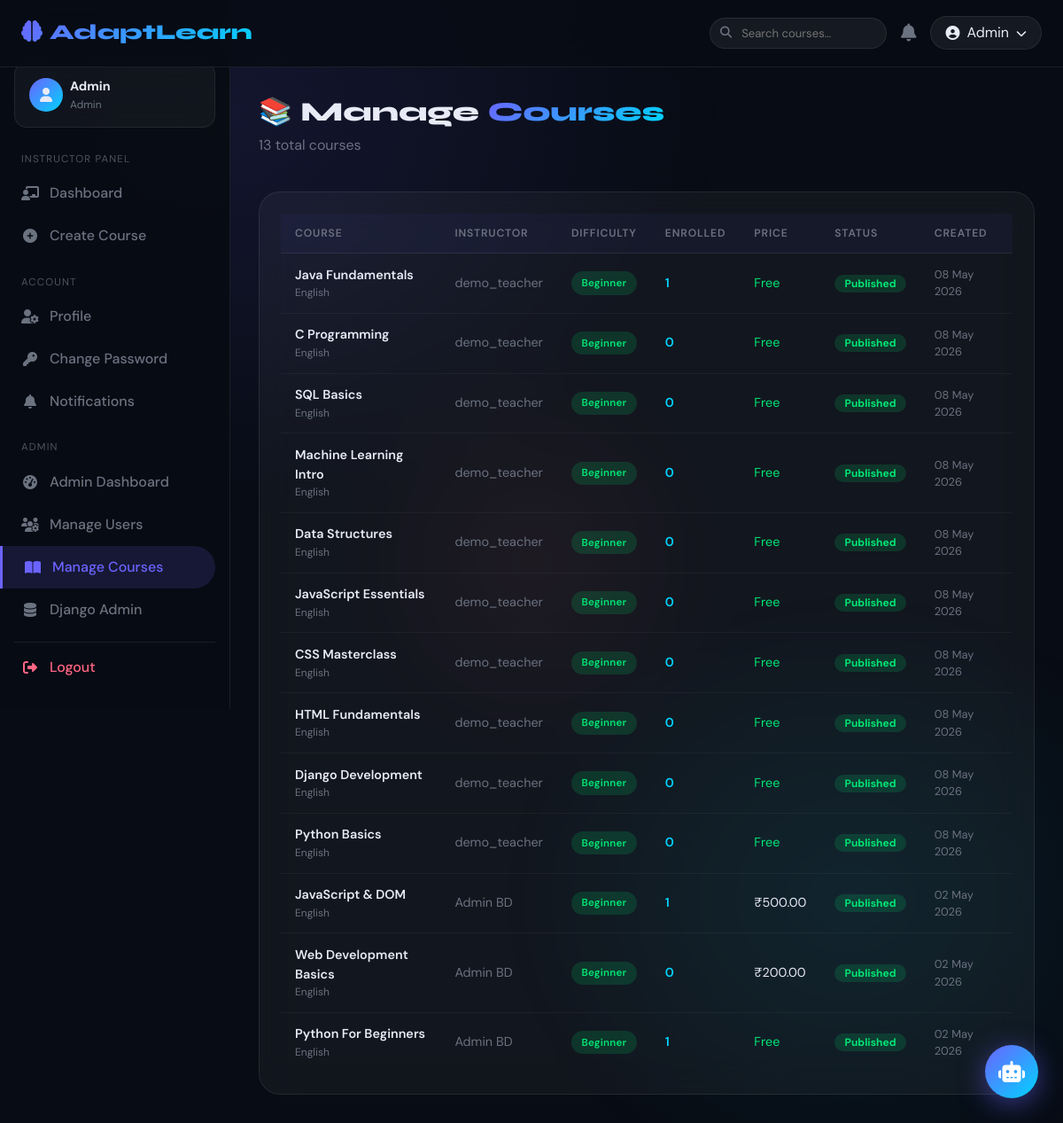
/admin-panel/courses/ (signed in), run on an earlier commit of the app's database.
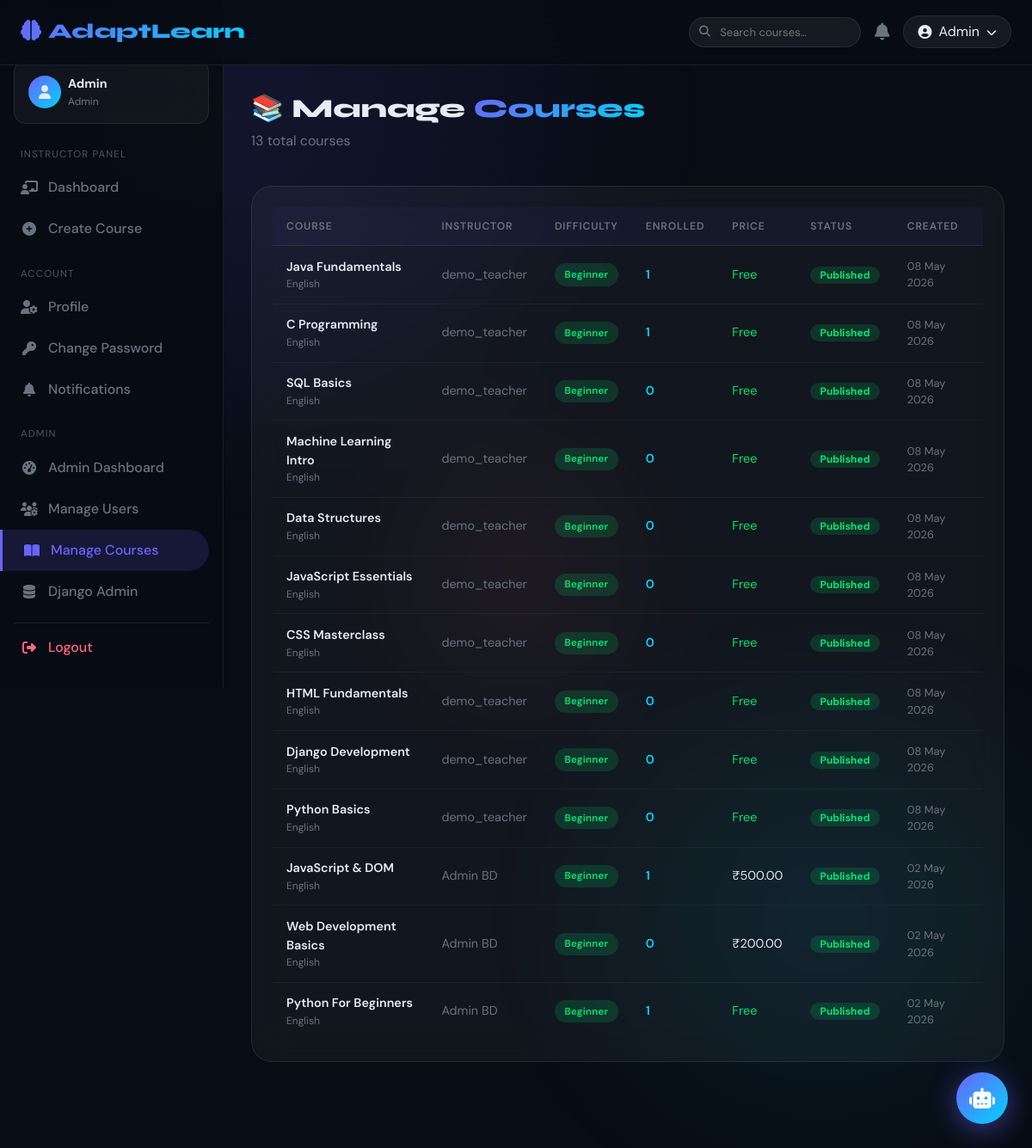
And on a later commit of the database.
### learning/models.py (models this page shows, shortened)
class Course(models.Model):
    DIFFICULTY = [('beginner','Beginner'),('intermediate','Intermediate'),('advanced','Advanced')]
    STATUS     = [('draft','Draft'),('published','Published'),('archived','Archived')]
    title        = models.CharField(max_length=200)
    slug         = models.SlugField(unique=True)
    description  = models.TextField()
    instructor   = models.ForeignKey(User, on_delete=models.CASCADE, related_name='courses_taught')
    thumbnail    = models.ImageField(upload_to='course_thumbnails/', null=True, blank=True)
    difficulty   = models.CharField(max_length=20, choices=DIFFICULTY, default='beginner')
    status       = models.CharField(max_length=20, choices=STATUS, default='draft')
    price        = models.DecimalField(max_digits=8, decimal_places=2, default=0.00)
    is_free      = models.BooleanField(default=False)
    tags         = models.CharField(max_length=300, blank=True)
    duration_hrs = models.FloatField(default=0)
    language     = models.CharField(max_length=50, default='English')
    rating       = models.FloatField(default=0.0)
    total_enrolled = models.IntegerField(default=0)
    created_at   = models.DateTimeField(auto_now_add=True)
    updated_at   = models.DateTimeField(auto_now=True)
    class Meta:
        ordering = ['-created_at']

### learning/views.py (the view)
# urls.py: path('admin-panel/courses/', views.admin_courses, name='admin_courses'),
@login_required
def admin_courses(request):
    if not is_admin(request.user):
        return redirect('dashboard')
    courses = Course.objects.annotate(enrolled=Count('enrollments')).order_by('-created_at')
    return render(request, 'learning/admin_courses.html', {'courses': courses})

### learning/context_processors.py (called while the page is built)
def notifications_processor(request):
    if request.user.is_authenticated:
        count = Notification.objects.filter(recipient=request.user, is_read=False).count()
        return {'unread_notifications_count': count}
    return {'unread_notifications_count': 0}

### learning/views.py (called while the page is built)
def is_admin(user):
    return user.is_authenticated and (user.is_superuser or getattr(getattr(user, 'profile', None), 'role', '') == 'admin')

### templates/learning/admin_courses.html (shortened to what this page needs)
{% extends 'base.html' %}
{% block content %}
<div class="d-flex justify-content-between align-items-center mb-4" data-aos="fade-down">
  <div>
    <h1 style="font-family:'Syne',sans-serif;font-size:1.9rem;font-weight:800">📚 Manage <span class="gradient-text">Courses</span></h1>
    <p style="color:var(--muted)">{{ courses.count }} total courses</p>
  </div>
</div>
<div class="glass p-4" style="border-radius:24px" data-aos="fade-up">
  <div style="overflow-x:auto">
    <table class="glass-table">
      <thead><tr><th>Course</th><th>Instructor</th><th>Difficulty</th><th>Enrolled</th><th>Price</th><th>Status</th><th>Created</th></tr></thead>
      <tbody>
        {% for c in courses %}
        <tr>
          <td>
            <div style="font-weight:600">{{ c.title|truncatechars:32 }}</div>
            <div style="font-size:.75rem;color:var(--muted)">{{ c.language }}</div>
          </td>
          <td style="color:var(--muted)">{{ c.instructor.get_full_name|default:c.instructor.username }}</td>
          <td><span class="badge-difficulty badge-{{ c.difficulty }}">{{ c.get_difficulty_display }}</span></td>
          <td style="color:var(--accent2);font-weight:600">{{ c.enrolled }}</td>
          <td>{% if c.is_free %}<span style="color:var(--green)">Free</span>{% else %}₹{{ c.price }}{% endif %}</td>
          <td><span class="badge" style="border-radius:50px;padding:.25rem .7rem;font-size:.75rem;
            {% if c.status == 'published' %}background:rgba(0,230,118,.15);color:#00e676
            {% elif c.status == 'draft' %}background:rgba(255,215,0,.15);color:#ffd700
            {% else %}background:rgba(255,101,132,.15);color:#ff6584{% endif %}">
            {{ c.status|title }}</span></td>
          <td style="font-size:.8rem;color:var(--muted)">{{ c.created_at|date:"d M Y" }}</td>
        </tr>
        {% empty %}
        <tr><td colspan="7" style="text-align:center;color:var(--muted);padding:3rem">No courses yet</td></tr>
        {% endfor %}
      </tbody>
    </table>
  </div>
</div>
{% endblock %}

What changed in the data, as far as the page shows it:
changed Course "C Programming": enrolled "0" → "1"
